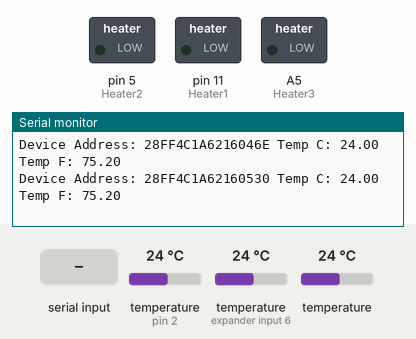
The sketch below on a simulated Arduino Uno, built with avr-gcc and run on an emulated ATmega328P. Shown: switched loads named in the sketch (green lamp = pin HIGH), the last lines printed to the serial monitor. The test bench sets the inputs (shaded band); at power-on: temperature (sensors on pin 2, expander input 6) 24 °C, temperature 24 °C.

Above: at 1.3 s.
1.4 s: "p\n" received over the second serial link
At 1.5 s:
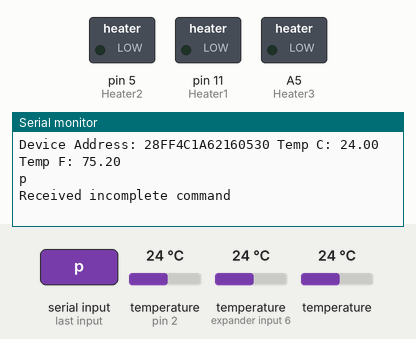
2.9 s: "1\n" received over the second serial link
At 3.0 s:
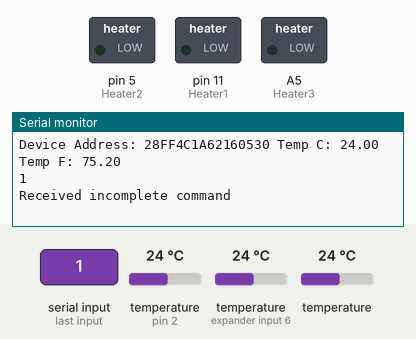

The sketch:

tempcontrol.ino
```cpp
#include <Arduino.h>
#include <Comms1_2.h>
#include <OneWire.h>
#include <DallasTemperature.h>
#include <AltSoftSerial.h>
const int Heater1 = 11;
const int Heater2 = 5;
const int Heater3 = A5;
const int tempBusPin = 2;
// Setup a oneWire instance to communicate with any OneWire devices (not just Maxim/Dallas temperature ICs)
OneWire oneWire(tempBusPin);

// Pass our oneWire reference to Dallas Temperature.
DallasTemperature sensors(&oneWire);

// arrays to hold device addresses
DeviceAddress zone1, zone2, zone3;
#define TEMPERATURE_PRECISION 9

SerialCommsClass<AltSoftSerial> BT ("Strings", 100);
SerialCommsClass<HardwareSerial> HS ("Strings", 100);
AltSoftSerial TEST;
////////////////////////////////////////////////////////////////////////////////////////////////////////////////////////////////////////////////Setup
//temp variables
float tempData[3];
unsigned long utempData[3];
long ltempData[3];
bool standBy = true;
unsigned long zeros[3] = {6546,1,4563};

//timing variables
unsigned long tStamp;

void setup() {
  // put your setup code here, to run once:
  BT.begin(9600);
    HS.begin(9600);
    pinMode(tempBusPin,INPUT);
  sensorSetup();
  pinMode(Heater1, OUTPUT);
  pinMode(Heater2, OUTPUT);
  pinMode(Heater3, OUTPUT);
  digitalWrite(Heater1, LOW);
  digitalWrite(Heater2, LOW);
  digitalWrite(Heater3, LOW);
  pinMode(A2,INPUT);
  pinMode(A3,INPUT);
 pinMode(A4,INPUT);


}
////////////////////////////////////////////////////////////////////////////////////////////////////////////////////////////////////loop
void loop() {
  // put your main code here, to run repeatedly:


  if (BT.read()) {
    Serial.println("...........");
    if (BT.get_opcode() == 'p') {
      standBy = !standBy;
      TEST.write('\n');
      Serial.print(BT.get_opcode());
    }
  } //end of BT


  if (millis() - tStamp > 500) {    //if half a second [ast
    tStamp = millis();
      Serial.print("Requesting temperatures...");
  sensors.requestTemperatures();      //get temps
  Serial.println("DONE");
  tempData[0] = sensors.getTempC(zone1);
  tempData[1] = sensors.getTempC(zone2);
  tempData[2] = sensors.getTempC(zone3);
  ltempData[0] = (long)(tempData[0]*100);
  ltempData[1] = (long)(tempData[1]*100);
  ltempData[2] = (long)(tempData[2]*100);
  utempData[0] = (unsigned long)ltempData[0];
  utempData[1] = (unsigned long)ltempData[1];
  utempData[2] = (unsigned long)ltempData[2];
  // print the device information
  BT.write('g', utempData );
  TEST.write('\n');
  printData(zone1);
  printData(zone2);
  printData(zone3);
    if (!standBy) {
        //for zone1
      if (tempData[0] < 35) {
        digitalWrite(Heater1, HIGH);
      } else {
        digitalWrite(Heater1, LOW);
      } // end of zone 1 control
          //for zone2
      if (tempData[1] < 28) {
        digitalWrite(Heater2, HIGH);
      } else {
        digitalWrite(Heater2, LOW);
      } // end of zone 2 control


          //for zone3
      if (tempData[2] < 21) {
        digitalWrite(Heater3, HIGH);
      } else {
        digitalWrite(Heater3, LOW);
      } // end of zone 3 control
    } else {
      digitalWrite(Heater1, LOW);
      digitalWrite(Heater2, LOW);
      digitalWrite(Heater3, LOW);

    }   //end of standby check
  } //end of non blocking delay


} //end of loop
//////////////////////////////////////////////////////////////////////////////////////////////////////////////////////////////////////end of loop
//Temperature function
// function to print a device address
void printAddress(DeviceAddress deviceAddress){
  for (uint8_t i = 0; i < 8; i++)
  {
    // zero pad the address if necessary
    if (deviceAddress[i] < 16) Serial.print("0");
    Serial.print(deviceAddress[i], HEX);
  }
}

// function to print the temperature for a device
void printTemperature(DeviceAddress deviceAddress){
  float tempC = sensors.getTempC(deviceAddress);
  Serial.print("Temp C: ");
  Serial.print(tempC);
  Serial.print(" Temp F: ");
  Serial.print(DallasTemperature::toFahrenheit(tempC));
}


void sensorSetup() {

  // Start up the library
  sensors.begin();

  // locate devices on the bus
  Serial.print("Locating devices...");
  Serial.print("Found ");
  Serial.print(sensors.getDeviceCount(), DEC);
  Serial.println(" devices.");

  // report parasite power requirements
  Serial.print("Parasite power is: ");
  if (sensors.isParasitePowerMode()) Serial.println("ON");
  else Serial.println("OFF");

  // Search for devices on the bus and assign based on an index. Ideally,
  // you would do this to initially discover addresses on the bus and then
  // use those addresses and manually assign them (see above) once you know
  // the devices on your bus (and assuming they don't change).
  //
  // method 1: by index
  if (!sensors.getAddress(zone1, 0)) Serial.println("Unable to find address for Device 0");
  if (!sensors.getAddress(zone2, 1)) Serial.println("Unable to find address for Device 1");
  if (!sensors.getAddress(zone3, 2)) Serial.println("Unable to find address for Device 2");
  // method 2: search()
  // search() looks for the next device. Returns 1 if a new address has been
  // returned. A zero might mean that the bus is shorted, there are no devices,
  // or you have already retrieved all of them. It might be a good idea to
  // check the CRC to make sure you didn't get garbage. The order is
  // deterministic. You will always get the same devices in the same order
  //
  // Must be called before search()
  //oneWire.reset_search();
  // assigns the first address found to zone1
  //if (!oneWire.search(zone1)) Serial.println("Unable to find address for zone1");
  // assigns the seconds address found to zone2
  //if (!oneWire.search(zone2)) Serial.println("Unable to find address for zone2");

  // show the addresses we found on the bus
  Serial.print("Device 0 Address: ");
  printAddress(zone1);
  Serial.println();

  Serial.print("Device 1 Address: ");
  printAddress(zone2);
  Serial.println();

  Serial.print("Device 1 Address: ");
  printAddress(zone3);
  Serial.println();

  // set the resolution to 9 bit per device
  sensors.setResolution(zone1, TEMPERATURE_PRECISION);
  sensors.setResolution(zone2, TEMPERATURE_PRECISION);
  sensors.setResolution(zone3, TEMPERATURE_PRECISION);

  Serial.print("Device 0 Resolution: ");
  Serial.print(sensors.getResolution(zone1), DEC);
  Serial.println();

  Serial.print("Device 1 Resolution: ");
  Serial.print(sensors.getResolution(zone2), DEC);
  Serial.println();

  Serial.print("Device 2 Resolution: ");
  Serial.print(sensors.getResolution(zone3), DEC);
  Serial.println();
}   //end of setup sensors

// main function to print information about a device
void printData(DeviceAddress deviceAddress)
{
  Serial.print("Device Address: ");
  printAddress(deviceAddress);
  Serial.print(" ");
  printTemperature(deviceAddress);
  Serial.println();
}
```

Measured:
- after the input at 1.4 s, the serial monitor: prints a new line at once (image 1)
- after the input at 2.9 s, the serial monitor: prints a new line at once (image 2)
